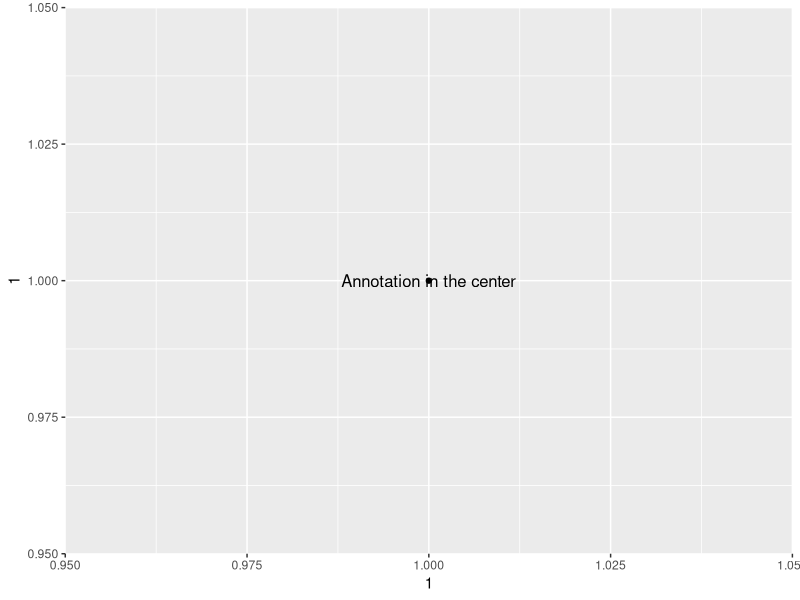

Recreate this plot in R.
# How to add annotation to the center of plot
# Reference: https://stackoverflow.com/questions/25488113/place-annotation-at-center-of-plot-with-ggplot2
library(grid) # for textGrob
library(ggplot2)
qplot(1,1) + annotation_custom(textGrob("Annotation in the center"), 
                               xmin = -Inf, xmax = Inf, ymin = -Inf, ymax = Inf) 
